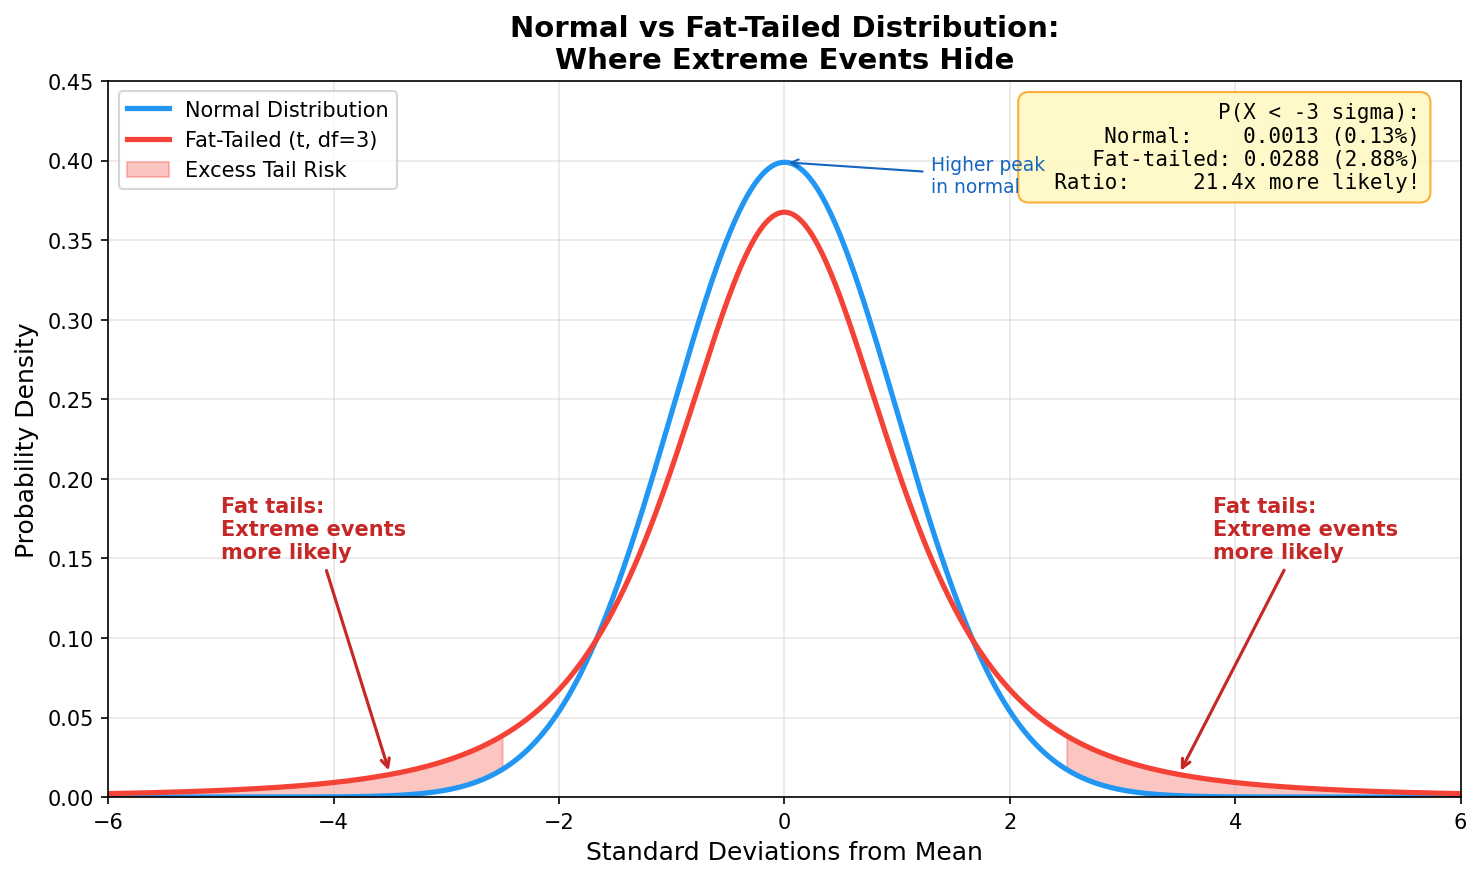

Recreate this plot in Python.
"""
Week 47 - Tail Risk: Normal vs Fat-Tailed Distribution
========================================================
Compares a normal distribution with a fat-tailed distribution
(Student's t with low degrees of freedom). Highlights the
excess probability mass in the tails where extreme events live.
Output: week47_tail_distribution.png
"""

import matplotlib.pyplot as plt
import numpy as np
from scipy import stats
import os

# ---------------------------------------------------------------------------
# Distributions
# ---------------------------------------------------------------------------
x = np.linspace(-6, 6, 1000)

# Normal distribution (mu=0, sigma=1)
normal_pdf = stats.norm.pdf(x, 0, 1)

# Fat-tailed: Student's t with 3 degrees of freedom (heavy tails)
t_df = 3
t_pdf = stats.t.pdf(x, df=t_df)

# ---------------------------------------------------------------------------
# Plot
# ---------------------------------------------------------------------------
fig, ax = plt.subplots(figsize=(10, 6))

# Main curves
ax.plot(x, normal_pdf, color="#2196F3", linewidth=2.5,
        label="Normal Distribution")
ax.plot(x, t_pdf, color="#F44336", linewidth=2.5,
        label=f"Fat-Tailed (t, df={t_df})")

# Shade the left tail difference (x < -2.5)
tail_mask = x <= -2.5
ax.fill_between(x[tail_mask], normal_pdf[tail_mask], t_pdf[tail_mask],
                where=t_pdf[tail_mask] > normal_pdf[tail_mask],
                color="#F44336", alpha=0.3, label="Excess Tail Risk")

# Shade the right tail difference (x > 2.5)
tail_mask_r = x >= 2.5
ax.fill_between(x[tail_mask_r], normal_pdf[tail_mask_r], t_pdf[tail_mask_r],
                where=t_pdf[tail_mask_r] > normal_pdf[tail_mask_r],
                color="#F44336", alpha=0.3)

# Annotations for tail difference
ax.annotate("Fat tails:\nExtreme events\nmore likely",
            xy=(-3.5, stats.t.pdf(-3.5, t_df)),
            xytext=(-5, 0.15),
            fontsize=10, color="#C62828", fontweight="bold",
            arrowprops=dict(arrowstyle="->", color="#C62828", lw=1.5))

ax.annotate("Fat tails:\nExtreme events\nmore likely",
            xy=(3.5, stats.t.pdf(3.5, t_df)),
            xytext=(3.8, 0.15),
            fontsize=10, color="#C62828", fontweight="bold",
            arrowprops=dict(arrowstyle="->", color="#C62828", lw=1.5))

# Probability comparison box
# P(X < -3) for each distribution
p_normal = stats.norm.cdf(-3)
p_t = stats.t.cdf(-3, df=t_df)
props = dict(boxstyle="round,pad=0.5", facecolor="#FFF9C4", edgecolor="#F9A825", alpha=0.9)
comparison = (f"P(X < -3 sigma):\n"
              f"  Normal:    {p_normal:.4f} ({p_normal*100:.2f}%)\n"
              f"  Fat-tailed: {p_t:.4f} ({p_t*100:.2f}%)\n"
              f"  Ratio:     {p_t/p_normal:.1f}x more likely!")
ax.text(0.97, 0.97, comparison, transform=ax.transAxes,
        fontsize=10, verticalalignment="top", horizontalalignment="right",
        bbox=props, family="monospace")

# Center peak annotation
ax.annotate("Higher peak\nin normal",
            xy=(0, stats.norm.pdf(0)),
            xytext=(1.3, 0.38),
            fontsize=9, color="#1565C0",
            arrowprops=dict(arrowstyle="->", color="#1565C0"))

# Formatting
ax.set_xlabel("Standard Deviations from Mean", fontsize=12)
ax.set_ylabel("Probability Density", fontsize=12)
ax.set_title("Normal vs Fat-Tailed Distribution:\nWhere Extreme Events Hide",
             fontsize=14, fontweight="bold")
ax.legend(fontsize=10, loc="upper left")
ax.grid(True, alpha=0.3)
ax.set_xlim(-6, 6)
ax.set_ylim(0, 0.45)

plt.tight_layout()

# Save output
output_path = os.path.join(os.path.dirname(__file__), "week47_tail_distribution.png")
plt.savefig(output_path, dpi=150, bbox_inches="tight")
plt.close()
print(f"Saved: {output_path}")
